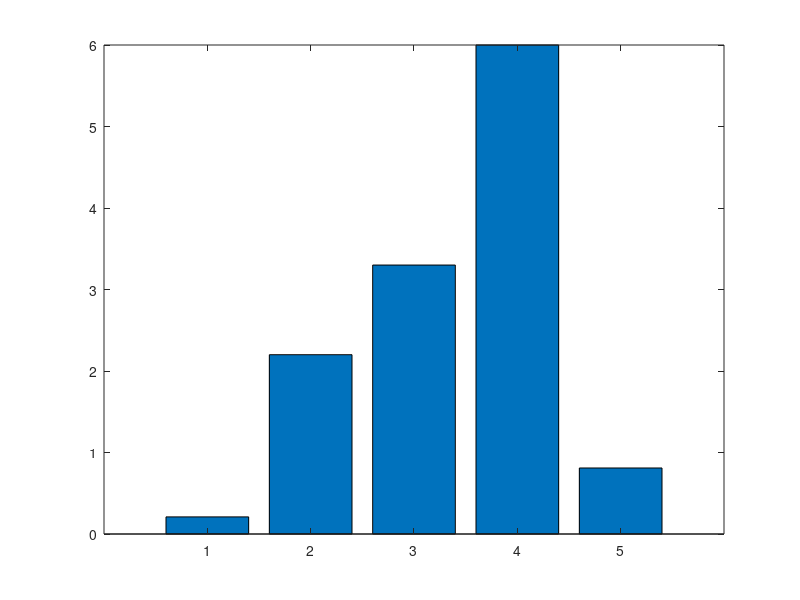

Here is the MATLAB script that generated this plot:
clear all, 
clc
% ErrI = [0.024 0.047 0.6 0.09 0.28] % ID-DMD PIDON PINNs NIF FNO
% bar(ErrI);

ErrE = [0.21 2.2 3.3 6 0.81] % ID-DMD PIDON PINNs NIF FNO
bar(ErrE);
